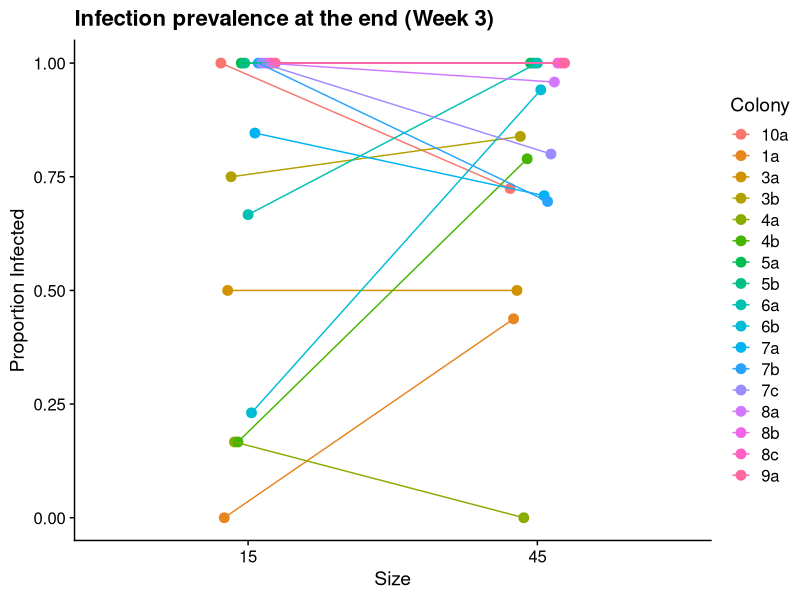
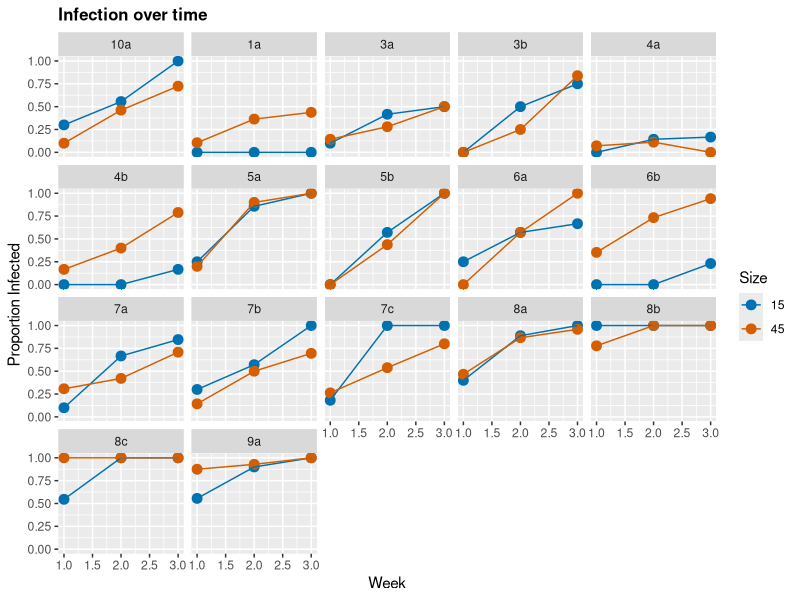

R code for these plots, in order: (Note: this script raises an error after producing the figures.)
#####################
# 1. Initialisation #
#####################
library(emmeans)
library(ggplot2)
library(glmmTMB)
library(lme4)
library(readxl)
library(scales)


dat <- read.csv("Colony_Proportion.csv")

# Convert factor variables into factors.
# But before that, keep a copy of the numerical version of "Size" as "Size_num".
dat$Size_num = dat$Size
dat$Size = as.factor(dat$Size)
dat$Trial = as.factor(dat$Trial)
dat$Biobest = as.factor(dat$Biobest)
dat$Micro = as.factor(dat$Micro)
dat$Colony = as.factor(dat$Colony)

# Create columns relevant to infection proportion, used for the plots.
dat$Screened = dat$Infected + dat$Healthy
dat$Infected_Prop = dat$Infected / dat$Screened

# Create a subset corresponding to Week 3 data.
# This will be used when assessing infection at the end.
dat_3 = dplyr::filter(dat, Week==3)





############
# 2. Plots #
############

caPalette <- c("#0072B2", "#D55E00", "#E69F00", "#CC79A7")


# Infection at the end, separated by colony.
ggplot(data=dat_3, 
       aes(x=Size, y=Infected_Prop, color=Colony)) +
  geom_point(size=3, position=position_dodge(width=0.2)) +
  geom_line(aes(group=Colony), position=position_dodge(width=0.2)) +
  labs(y = "Proportion Infected", title = "Infection prevalence at the end (Week 3)") + 
  theme(plot.title = element_text(face = "bold", size = 12)) + cowplot::theme_cowplot()



# Weekly infection, separated by colony.
ggplot(data=dat, 
       aes(x=Week, y=Infected_Prop, color=Size)) +
  geom_point(size=3) +
  geom_line(aes(group=Micro)) +
  facet_wrap("Colony", ncol=5) + 
  labs(y = "Proportion Infected", title = "Infection over time") +
  scale_colour_manual(values=caPalette) + 
  theme(plot.title = element_text(face = "bold", size = 12))



# Weekly infection, pooled across colony.
p1 <- ggplot(data=dat,
       aes(x=Week, y=Infected_Prop, color=Size)) +
  geom_point(size=3, position=position_dodge(0.12)) +
  geom_smooth(method="glm", method.args=list(family="binomial"),
              aes(x=Week, y=Infected_Prop, group=Size, weight=Screened), se=F) +
  labs(y = "Proportion Infected", tag = "(a)") + 
  scale_colour_manual(values=caPalette) + 
  theme(plot.title = element_text(face = "bold", size = 12)) +
  cowplot::theme_cowplot()

p2 <- ggplot(data=dat_3, aes(x=Size, y=Infected_Prop, fill=Size)) + 
  geom_boxplot(show.legend=FALSE) + scale_fill_manual(values=caPalette) +
  geom_point(position=position_dodge(width = .75), show.legend = FALSE) + 
  scale_x_discrete(labels=c("Small\n (15 bees)", "Large\n (45 bees)")) +
  theme_light() + labs(y="Proportion Infected", tag = "(b)") + labs(fill="Size") +
  cowplot::theme_cowplot()

Figure3 <- ggarrange(p1,p2,nrow = 1,ncol=2)


ggsave(Figure3, file = "/Users/leah/Library/CloudStorage/OneDrive-CornellUniversity/Cornell/Density_Project/FIGURES/Figure3.jpg", 
       width=10, height=5.5)

###############################################
# 3. Models for infection at the end (Week 3) #
###############################################

# Mixed model 
glmer_week3 = glmer(cbind(Infected,Healthy) ~ Size + (1|Colony), dat=dat_3, family="binomial")
summary(glmer_week3)


ggqqplot(residuals(glmer_week3))
# test if residuals are homogenous; you want to see no particular pattern 
plot(predict(glmer_week3), residuals(glmer_week3))


###################################
# 4. Models for weekly infection. #
###################################

# The goal is to see if the slope is steeper for a larger colony.
# In other words, we want to see if Week:Size is significant. (it's not)

# Mixed model version.
glmer_weekly = glmer(cbind(Infected,Healthy) ~ Week*Size + (1|Colony), data=dat, family="binomial")
summary(glmer_weekly)

ggqqplot(residuals(glmer_weekly))
# test if residuals are homogenous; you want to see no particular pattern 
plot(predict(glmer_weekly), residuals(glmer_weekly))
